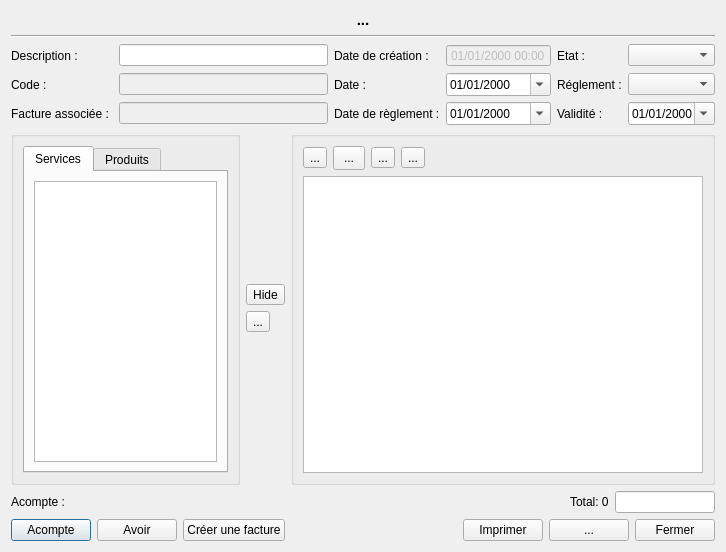
<?xml version="1.0" encoding="UTF-8"?>
<ui version="4.0">
 <class>DialogInvoice</class>
 <widget class="QDialog" name="DialogInvoice">
  <property name="geometry">
   <rect>
    <x>0</x>
    <y>0</y>
    <width>726</width>
    <height>552</height>
   </rect>
  </property>
  <property name="windowTitle">
   <string/>
  </property>
  <property name="windowIcon">
   <iconset resource="../ressources.qrc">
    <normaloff>:/app/logo</normaloff>:/app/logo</iconset>
  </property>
  <layout class="QVBoxLayout" name="verticalLayout_2">
   <item>
    <layout class="QVBoxLayout" name="verticalLayout">
     <item>
      <widget class="QLabel" name="labelTitle">
       <property name="font">
        <font>
         <pointsize>11</pointsize>
         <weight>75</weight>
         <bold>true</bold>
        </font>
       </property>
       <property name="text">
        <string>...</string>
       </property>
       <property name="alignment">
        <set>Qt::AlignCenter</set>
       </property>
       <property name="margin">
        <number>0</number>
       </property>
      </widget>
     </item>
     <item>
      <widget class="Line" name="line">
       <property name="orientation">
        <enum>Qt::Horizontal</enum>
       </property>
      </widget>
     </item>
     <item>
      <layout class="QGridLayout" name="gridLayout">
       <item row="0" column="0">
        <widget class="QLabel" name="label">
         <property name="text">
          <string>Description :</string>
         </property>
        </widget>
       </item>
       <item row="1" column="0">
        <widget class="QLabel" name="label_2">
         <property name="text">
          <string>Code :</string>
         </property>
        </widget>
       </item>
       <item row="0" column="1">
        <widget class="QLineEdit" name="lineEdit_description">
         <property name="maxLength">
          <number>255</number>
         </property>
        </widget>
       </item>
       <item row="1" column="2">
        <widget class="QLabel" name="label_date">
         <property name="text">
          <string>Date :</string>
         </property>
        </widget>
       </item>
       <item row="2" column="5">
        <widget class="QDateEdit" name="dateEdit_valid">
         <property name="displayFormat">
          <string>dd/MM/yyyy</string>
         </property>
         <property name="calendarPopup">
          <bool>true</bool>
         </property>
        </widget>
       </item>
       <item row="2" column="4">
        <widget class="QLabel" name="label_datevalid">
         <property name="text">
          <string>Validité :</string>
         </property>
        </widget>
       </item>
       <item row="2" column="2">
        <widget class="QLabel" name="label_payment">
         <property name="text">
          <string>Date de règlement :</string>
         </property>
        </widget>
       </item>
       <item row="2" column="3">
        <widget class="QDateEdit" name="dateEdit_payment">
         <property name="displayFormat">
          <string>dd/MM/yyyy</string>
         </property>
         <property name="calendarPopup">
          <bool>true</bool>
         </property>
        </widget>
       </item>
       <item row="2" column="0">
        <widget class="QLabel" name="label_link">
         <property name="text">
          <string>Facture associée : </string>
         </property>
        </widget>
       </item>
       <item row="2" column="1">
        <widget class="QLineEdit" name="lineEdit_linkCode">
         <property name="enabled">
          <bool>false</bool>
         </property>
        </widget>
       </item>
       <item row="0" column="2">
        <widget class="QLabel" name="label_3">
         <property name="text">
          <string>Date de création :</string>
         </property>
        </widget>
       </item>
       <item row="1" column="1">
        <widget class="QLineEdit" name="lineEdit_code">
         <property name="enabled">
          <bool>false</bool>
         </property>
         <property name="maxLength">
          <number>255</number>
         </property>
         <property name="readOnly">
          <bool>false</bool>
         </property>
        </widget>
       </item>
       <item row="1" column="3">
        <widget class="QDateEdit" name="dateEdit_DATE">
         <property name="displayFormat">
          <string>dd/MM/yyyy</string>
         </property>
         <property name="calendarPopup">
          <bool>true</bool>
         </property>
         <property name="date">
          <date>
           <year>2000</year>
           <month>1</month>
           <day>1</day>
          </date>
         </property>
        </widget>
       </item>
       <item row="0" column="3">
        <widget class="QDateTimeEdit" name="dateTimeEdit">
         <property name="enabled">
          <bool>false</bool>
         </property>
         <property name="readOnly">
          <bool>false</bool>
         </property>
         <property name="buttonSymbols">
          <enum>QAbstractSpinBox::NoButtons</enum>
         </property>
         <property name="displayFormat">
          <string>dd/MM/yyyy HH:mm</string>
         </property>
        </widget>
       </item>
       <item row="0" column="4">
        <widget class="QLabel" name="label_state">
         <property name="text">
          <string>Etat :</string>
         </property>
        </widget>
       </item>
       <item row="0" column="5">
        <widget class="QComboBox" name="comboBox_State"/>
       </item>
       <item row="1" column="4">
        <widget class="QLabel" name="label_typePayment">
         <property name="text">
          <string>Réglement :</string>
         </property>
        </widget>
       </item>
       <item row="1" column="5">
        <widget class="QComboBox" name="comboBox_TYPE_PAYMENT"/>
       </item>
      </layout>
     </item>
     <item>
      <layout class="QHBoxLayout" name="horizontalLayout_items" stretch="35,0,65">
       <item>
        <widget class="QGroupBox" name="groupBox_select">
         <property name="title">
          <string/>
         </property>
         <layout class="QVBoxLayout" name="verticalLayout_3" stretch="1">
          <item>
           <widget class="QTabWidget" name="tabWidget_select">
            <property name="currentIndex">
             <number>0</number>
            </property>
            <property name="iconSize">
             <size>
              <width>24</width>
              <height>24</height>
             </size>
            </property>
            <property name="documentMode">
             <bool>false</bool>
            </property>
            <widget class="QWidget" name="tabService">
             <attribute name="icon">
              <iconset>
               <normaloff>:/app/venteComptoire</normaloff>:/app/venteComptoire</iconset>
             </attribute>
             <attribute name="title">
              <string>Services</string>
             </attribute>
             <layout class="QVBoxLayout" name="verticalLayout_6">
              <item>
               <widget class="QTableWidget" name="tableWidget_selectService"/>
              </item>
             </layout>
            </widget>
            <widget class="QWidget" name="tabProduct">
             <attribute name="icon">
              <iconset resource="../ressources.qrc">
               <normaloff>:/app/products</normaloff>:/app/products</iconset>
             </attribute>
             <attribute name="title">
              <string>Produits</string>
             </attribute>
             <layout class="QVBoxLayout" name="verticalLayout_7">
              <item>
               <layout class="QHBoxLayout" name="productLayout"/>
              </item>
             </layout>
            </widget>
           </widget>
          </item>
         </layout>
        </widget>
       </item>
       <item>
        <layout class="QVBoxLayout" name="verticalLayout_center">
         <item>
          <spacer name="verticalSpacer_2">
           <property name="orientation">
            <enum>Qt::Vertical</enum>
           </property>
           <property name="sizeHint" stdset="0">
            <size>
             <width>20</width>
             <height>40</height>
            </size>
           </property>
          </spacer>
         </item>
         <item>
          <widget class="QToolButton" name="toolButton_hide">
           <property name="toolTip">
            <string>&lt;html&gt;&lt;head/&gt;&lt;body&gt;&lt;p&gt;Affiche ou cache le menu&lt;/p&gt;&lt;/body&gt;&lt;/html&gt;</string>
           </property>
           <property name="text">
            <string>Hide</string>
           </property>
           <property name="icon">
            <iconset resource="../ressources.qrc">
             <normaloff>:/app/show</normaloff>:/app/show</iconset>
           </property>
           <property name="iconSize">
            <size>
             <width>24</width>
             <height>24</height>
            </size>
           </property>
          </widget>
         </item>
         <item>
          <widget class="QToolButton" name="toolButton_add">
           <property name="toolTip">
            <string>Ajouter un service ou un produit</string>
           </property>
           <property name="text">
            <string>...</string>
           </property>
           <property name="icon">
            <iconset resource="../ressources.qrc">
             <normaloff>:/app/next</normaloff>:/app/next</iconset>
           </property>
           <property name="iconSize">
            <size>
             <width>24</width>
             <height>24</height>
            </size>
           </property>
          </widget>
         </item>
         <item>
          <spacer name="verticalSpacer">
           <property name="orientation">
            <enum>Qt::Vertical</enum>
           </property>
           <property name="sizeHint" stdset="0">
            <size>
             <width>20</width>
             <height>40</height>
            </size>
           </property>
          </spacer>
         </item>
        </layout>
       </item>
       <item>
        <widget class="QGroupBox" name="groupBox_invoice">
         <property name="title">
          <string/>
         </property>
         <layout class="QVBoxLayout" name="verticalLayout_4" stretch="0,0">
          <item>
           <layout class="QHBoxLayout" name="horizontalLayout_but">
            <item>
             <widget class="QToolButton" name="toolButton_addFreeline">
              <property name="toolTip">
               <string>Ajouter une ligne d'édition libre</string>
              </property>
              <property name="text">
               <string>...</string>
              </property>
              <property name="icon">
               <iconset resource="../ressources.qrc">
                <normaloff>:/app/insert</normaloff>:/app/insert</iconset>
              </property>
              <property name="iconSize">
               <size>
                <width>24</width>
                <height>24</height>
               </size>
              </property>
              <property name="popupMode">
               <enum>QToolButton::DelayedPopup</enum>
              </property>
              <property name="autoRaise">
               <bool>false</bool>
              </property>
             </widget>
            </item>
            <item>
             <widget class="QToolButton" name="toolButton_rm">
              <property name="minimumSize">
               <size>
                <width>32</width>
                <height>24</height>
               </size>
              </property>
              <property name="toolTip">
               <string>Supprimer un article</string>
              </property>
              <property name="text">
               <string>...</string>
              </property>
              <property name="icon">
               <iconset resource="../ressources.qrc">
                <normaloff>:/app/remove</normaloff>:/app/remove</iconset>
              </property>
              <property name="iconSize">
               <size>
                <width>16</width>
                <height>24</height>
               </size>
              </property>
             </widget>
            </item>
            <item>
             <widget class="QToolButton" name="toolButton_up">
              <property name="toolTip">
               <string>Monter l'article</string>
              </property>
              <property name="text">
               <string>...</string>
              </property>
              <property name="icon">
               <iconset resource="../ressources.qrc">
                <normaloff>:/app/up</normaloff>:/app/up</iconset>
              </property>
              <property name="iconSize">
               <size>
                <width>24</width>
                <height>24</height>
               </size>
              </property>
             </widget>
            </item>
            <item>
             <widget class="QToolButton" name="toolButton_dn">
              <property name="toolTip">
               <string>Descendre l'article</string>
              </property>
              <property name="text">
               <string>...</string>
              </property>
              <property name="icon">
               <iconset resource="../ressources.qrc">
                <normaloff>:/app/dn</normaloff>:/app/dn</iconset>
              </property>
              <property name="iconSize">
               <size>
                <width>24</width>
                <height>24</height>
               </size>
              </property>
             </widget>
            </item>
            <item>
             <spacer name="horizontalSpacer_3">
              <property name="orientation">
               <enum>Qt::Horizontal</enum>
              </property>
              <property name="sizeHint" stdset="0">
               <size>
                <width>40</width>
                <height>20</height>
               </size>
              </property>
             </spacer>
            </item>
           </layout>
          </item>
          <item>
           <widget class="QTableWidget" name="tableWidget"/>
          </item>
         </layout>
        </widget>
       </item>
      </layout>
     </item>
    </layout>
   </item>
   <item>
    <layout class="QHBoxLayout" name="horizontalLayout_2">
     <item>
      <widget class="QLabel" name="label_partpayment">
       <property name="text">
        <string>Acompte :</string>
       </property>
      </widget>
     </item>
     <item>
      <spacer name="horizontalSpacer">
       <property name="orientation">
        <enum>Qt::Horizontal</enum>
       </property>
       <property name="sizeHint" stdset="0">
        <size>
         <width>40</width>
         <height>20</height>
        </size>
       </property>
      </spacer>
     </item>
     <item>
      <widget class="QLabel" name="label_Total">
       <property name="text">
        <string>Total: 0</string>
       </property>
      </widget>
     </item>
     <item>
      <widget class="QLineEdit" name="lineEdit_acompte">
       <property name="maximumSize">
        <size>
         <width>100</width>
         <height>16777215</height>
        </size>
       </property>
      </widget>
     </item>
    </layout>
   </item>
   <item>
    <layout class="QHBoxLayout" name="horizontalLayout_button">
     <item>
      <widget class="QPushButton" name="pushButton_partInvoice">
       <property name="text">
        <string>Acompte</string>
       </property>
       <property name="icon">
        <iconset resource="../ressources.qrc">
         <normaloff>:/app/addFile</normaloff>:/app/addFile</iconset>
       </property>
      </widget>
     </item>
     <item>
      <widget class="QPushButton" name="pushButton_creditInvoice">
       <property name="enabled">
        <bool>true</bool>
       </property>
       <property name="text">
        <string>Avoir</string>
       </property>
       <property name="icon">
        <iconset resource="../ressources.qrc">
         <normaloff>:/app/undo</normaloff>:/app/undo</iconset>
       </property>
      </widget>
     </item>
     <item>
      <widget class="QPushButton" name="pushButton_createInv">
       <property name="text">
        <string>Créer une facture</string>
       </property>
       <property name="icon">
        <iconset resource="../ressources.qrc">
         <normaloff>:/app/insert</normaloff>:/app/insert</iconset>
       </property>
      </widget>
     </item>
     <item>
      <spacer name="horizontalSpacer_2">
       <property name="orientation">
        <enum>Qt::Horizontal</enum>
       </property>
       <property name="sizeHint" stdset="0">
        <size>
         <width>40</width>
         <height>20</height>
        </size>
       </property>
      </spacer>
     </item>
     <item>
      <widget class="QPushButton" name="pushButton_print">
       <property name="text">
        <string>Imprimer</string>
       </property>
       <property name="icon">
        <iconset resource="../ressources.qrc">
         <normaloff>:/app/print</normaloff>:/app/print</iconset>
       </property>
      </widget>
     </item>
     <item>
      <widget class="QPushButton" name="pushButton_ok">
       <property name="text">
        <string>...</string>
       </property>
       <property name="autoDefault">
        <bool>false</bool>
       </property>
      </widget>
     </item>
     <item>
      <widget class="QPushButton" name="pushButton_close">
       <property name="text">
        <string>Fermer</string>
       </property>
       <property name="autoDefault">
        <bool>false</bool>
       </property>
      </widget>
     </item>
    </layout>
   </item>
  </layout>
 </widget>
 <tabstops>
  <tabstop>lineEdit_description</tabstop>
  <tabstop>lineEdit_code</tabstop>
  <tabstop>dateTimeEdit</tabstop>
  <tabstop>dateEdit_DATE</tabstop>
  <tabstop>comboBox_State</tabstop>
  <tabstop>comboBox_TYPE_PAYMENT</tabstop>
  <tabstop>toolButton_add</tabstop>
  <tabstop>pushButton_ok</tabstop>
  <tabstop>pushButton_close</tabstop>
 </tabstops>
 <resources>
  <include location="../ressources.qrc"/>
 </resources>
 <connections/>
</ui>
